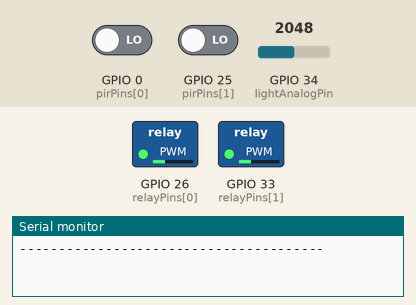
Simulated run of this sketch. Board: ESP32. On the bench: switched loads named in the sketch (green lamp = pin HIGH), the last lines printed to the serial monitor. The inputs (shaded band) are chosen by the test bench; at power-on: GPIO 34 (lightAnalogPin) = 2048, GPIO 0 (pirPins[0]) LOW, GPIO 25 (pirPins[1]) LOW.

Above: at 1.8 s.
1.9 s: GPIO 34 (lightAnalogPin) set to 491
At 2.9 s:
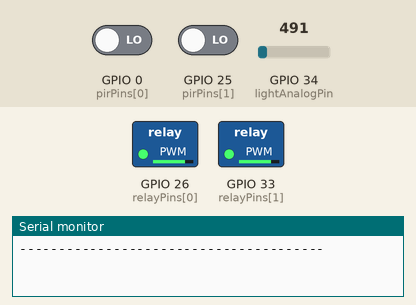
6.0 s: GPIO 0 (pirPins[0]) driven HIGH
At 7.0 s:
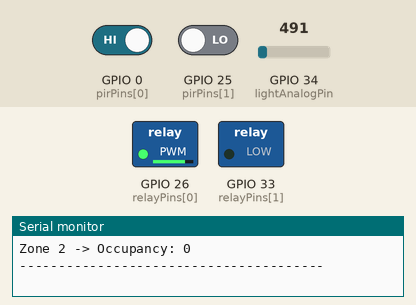
7.6 s: GPIO 34 (lightAnalogPin) set to 1228
At 8.6 s:
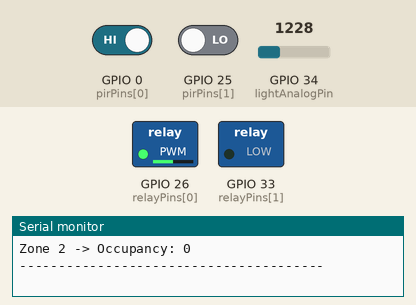
9.7 s: GPIO 25 (pirPins[1]) driven HIGH
At 10.5 s:
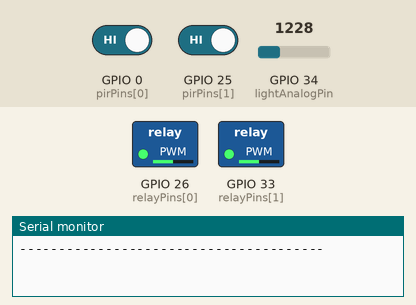
11.7 s: GPIO 34 (lightAnalogPin) set to 40
At 12.8 s:
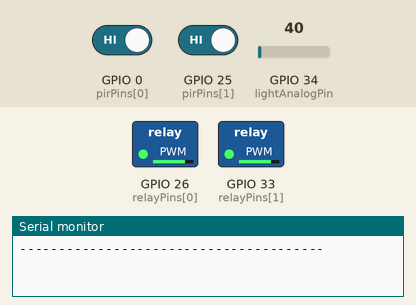
13.8 s: GPIO 34 (lightAnalogPin) set to 2047
At 15.1 s:
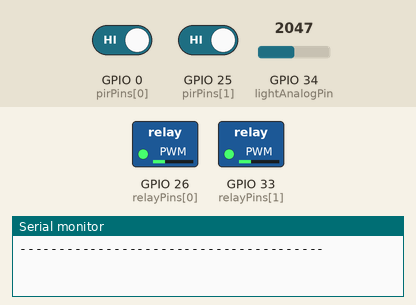
Timing chart, 0 to 16.8 s (numbered marks = the images above; inputs shaded):
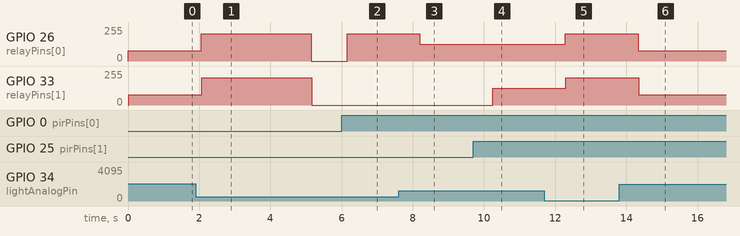

The sketch:

sketchLight.ino
```cpp
/* =========================================================
   نظام الإضاءة الذكية - EcoMind AI OS (جزء يوسف عادل)
   النسخة الكاملة:
   - Multi-Zone (زونين مستقلين)
   - قياس إضاءة تناظري (Analog) + تعتيم متدرج حقيقي
   - محاكاة الوقت من اليوم (Simulated Time)
   - تفضيلات المستخدم (Preferences)
   - وضع تشغيل عام للمبنى (Building Mode) - Placeholder للدمج مع الفريق
   - مهلة إطفاء تلقائي + شرح القرارات (Explainable AI)
   ========================================================= */

#define NUM_ZONES 2

/* ------------------- تعريف البنات (Pins) ------------------- */
int pirPins[NUM_ZONES]   = { 0, 25 };   // خرج حساس الحركة لكل زون
int relayPins[NUM_ZONES] = { 26, 33 };  // إشارة PWM للريلاي/LED لكل زون
int lightAnalogPin = 34;                // حساس الإضاءة التناظري (AO) - GPIO34 لازم يكون ADC1

/* ------------------- إعدادات منطق القرار ------------------- */
#define OFF_DELAY_MS       5000   // مهلة الإطفاء التلقائي (زودها لاحقًا لقيمة واقعية)
#define TARGET_LUX         2500   // "الإضاءة الكلية" المطلوبة في المكان (قيمة ADC مرجعية 0-4095)

/* ------------------- إعدادات PWM ------------------- */
#define PWM_FREQ           5000
#define PWM_RESOLUTION     8      // قيم 0-255
#define BRIGHTNESS_OFF     0

/* ------------------- تفضيلات المستخدم (Placeholder بسيط) ------------------- */
int preferredMaxBrightness = 80;  // % - أقصى سطوع يفضله المستخدم (بدل 100% دايمًا)

/* ------------------- محاكاة الوقت من اليوم ------------------- */
// بما إننا لسه في Simulation من غير RTC/NTP فعلي، بنتحكم في الوقت يدويًا هنا للتجربة
// لما نوصل النت على الهاردوير الحقيقي، نستبدلها بـ NTP يجيب الساعة الحقيقية
int simulatedHour = 20; // مثال: الساعة 8 مساءً - غيّرها يدويًا لتجربة سيناريوهات مختلفة (0-23)

/* ------------------- وضع التشغيل العام للمبنى (Placeholder) ------------------- */
// ده المتغير اللي هيوصل بيه زميلك المسؤول عن نظام الطاقة/الأوضاع العامة بعدين
// 0 = Normal | 1 = EnergySaving | 2 = Sleep | 3 = Emergency
int buildingMode = 3;

/* ------------------- متغيرات الحالة لكل زون ------------------- */
unsigned long lastMotionTime[NUM_ZONES] = { 0, 0 };
bool zoneLightIsOn[NUM_ZONES] = { false, false };

void setup() {
  Serial.begin(115200);

  for (int i = 0; i < NUM_ZONES; i++) {
    pinMode(pirPins[i], INPUT);
    ledcAttach(relayPins[i], PWM_FREQ, PWM_RESOLUTION);
    ledcWrite(relayPins[i], BRIGHTNESS_OFF);
  }

  Serial.println("=== Smart Multi-Zone Lighting System (Full Version) Started ===");
}

void explainDecision(int zone, const char* decision, String reason) {
  Serial.print("[Zone ");
  Serial.print(zone + 1);
  Serial.print("] [Decision] ");
  Serial.print(decision);
  Serial.print(" | [Reason] ");
  Serial.println(reason);
}

/* حساب أقصى سطوع مسموح به حسب وضع المبنى العام */
int getModeMaxBrightness() {
  switch (buildingMode) {
    case 1: return 128; // EnergySaving -> يقفل السقف عند 50%
    case 2: return 40;  // Sleep -> إضاءة خافتة جدًا بس
    case 3: return 255; // Emergency -> يسمح بأقصى سطوع (أولوية للسلامة)
    default: return 255; // Normal
  }
}

void loop() {
  int lightRaw = analogRead(lightAnalogPin); // قيمة من 0 إلى 4095

  unsigned long now = millis();

  Serial.print("[Sensors] Light Raw: ");
  Serial.print(lightRaw);
  Serial.print(" | Hour: ");
  Serial.print(simulatedHour);
  Serial.print(" | Building Mode: ");
  Serial.println(buildingMode);

  for (int i = 0; i < NUM_ZONES; i++) {
    int occupancy = digitalRead(pirPins[i]);

    if (occupancy == 1) {
      lastMotionTime[i] = now;
    }

    bool motionRecent = (now - lastMotionTime[i]) < OFF_DELAY_MS;

    Serial.print("Zone ");
    Serial.print(i + 1);
    Serial.print(" -> Occupancy: ");
    Serial.println(occupancy);

    if (!motionRecent) {
      /* مفيش حد -> اطفي */
      if (zoneLightIsOn[i]) {
        explainDecision(i, "Light OFF", "No motion detected for the configured timeout period");
      }
      ledcWrite(relayPins[i], BRIGHTNESS_OFF);
      zoneLightIsOn[i] = false;
      continue;
    }

    /* فيه حركة -> احسب السطوع المطلوب */
    int neededArtificial = TARGET_LUX - lightRaw;
    if (neededArtificial < 0) neededArtificial = 0;

    // حوّل القيمة لنسبة مئوية من 0-100 بناءً على الحد الأقصى TARGET_LUX
    int brightnessPercent = map(neededArtificial, 0, TARGET_LUX, 0, 100);
    brightnessPercent = constrain(brightnessPercent, 0, 100);

    // طبّق تفضيل المستخدم (سقف أقصى)
    if (brightnessPercent > preferredMaxBrightness) {
      brightnessPercent = preferredMaxBrightness;
    }

    // طبّق سقف وضع المبنى العام
    int modeMax = getModeMaxBrightness();
    int modeMaxPercent = map(modeMax, 0, 255, 0, 100);
    if (brightnessPercent > modeMaxPercent) {
      brightnessPercent = modeMaxPercent;
    }

    // تعديل بسيط حسب الوقت: بالليل (بعد 8 مساءً وقبل 6 صباحًا) نرفع الحد الأدنى شوية للراحة البصرية
    bool isNightTime = (simulatedHour >= 20 || simulatedHour < 6);
    if (isNightTime && brightnessPercent > 0 && brightnessPercent < 30) {
      brightnessPercent = 30;
    }

    int pwmValue = map(brightnessPercent, 0, 100, 0, 255);
    ledcWrite(relayPins[i], pwmValue);

    if (brightnessPercent > 0) {
      zoneLightIsOn[i] = true;
      String reason = "Motion detected, natural light needs supplement, mode=" + String(buildingMode) +
                       ", night=" + String(isNightTime ? "yes" : "no");
      String decisionText = "Light ON (" + String(brightnessPercent) + "%)";
      explainDecision(i, decisionText.c_str(), reason);
    } else {
      zoneLightIsOn[i] = false;
      explainDecision(i, "Light OFF", "Natural light is sufficient for this zone");
    }
  }

  Serial.println("---------------------------------------");
  delay(1000);
}
```

Measured:
- after the input at 1.9 s, GPIO 26 (relayPins[0]): 76/255 → 203/255 after 0.16 s, → 0/255 3.1 s later; GPIO 33 (relayPins[1]): 76/255 → 203/255 after 0.17 s, → 0/255 3.1 s later
- after the input at 6.0 s, GPIO 26 (relayPins[0]): 0/255 → 203/255 after 0.16 s
- after the input at 7.6 s, GPIO 26 (relayPins[0]): 203/255 → 127/255 after 0.60 s
- after the input at 9.7 s, GPIO 33 (relayPins[1]): 0/255 → 127/255 after 0.54 s
- after the input at 11.7 s, GPIO 26 (relayPins[0]): 127/255 → 203/255 after 0.59 s; GPIO 33 (relayPins[1]): 127/255 → 203/255 after 0.60 s
- after the input at 13.8 s, GPIO 26 (relayPins[0]): 203/255 → 76/255 after 0.54 s; GPIO 33 (relayPins[1]): 203/255 → 76/255 after 0.55 s
